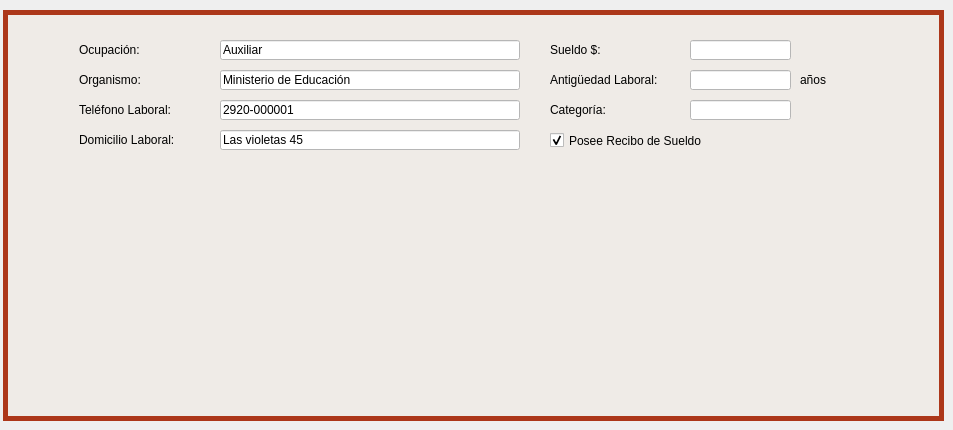
     <widget class="QWidget" name="tab_17">
      <attribute name="icon">
       <iconset>
        <normalon>Íconos/hombre-en-el-escritorio-de-la-oficina-con-un-ordenador.png</normalon>
       </iconset>
      </attribute>
      <attribute name="title">
       <string>Datos laborales</string>
      </attribute>
      <widget class="QLineEdit" name="lne_organismo_buscar">
       <property name="geometry">
        <rect>
         <x>220</x>
         <y>70</y>
         <width>300</width>
         <height>20</height>
        </rect>
       </property>
       <property name="styleSheet">
        <string notr="true">background-color: rgb(255, 255, 255);</string>
       </property>
       <property name="text">
        <string>Ministerio de Educación</string>
       </property>
      </widget>
      <widget class="QLineEdit" name="lne_ocupacion_buscar">
       <property name="geometry">
        <rect>
         <x>220</x>
         <y>40</y>
         <width>300</width>
         <height>20</height>
        </rect>
       </property>
       <property name="styleSheet">
        <string notr="true">background-color: rgb(255, 255, 255);
</string>
       </property>
       <property name="text">
        <string>Auxiliar</string>
       </property>
      </widget>
      <widget class="QLineEdit" name="lne_antiguedad_buscar">
       <property name="geometry">
        <rect>
         <x>690</x>
         <y>70</y>
         <width>101</width>
         <height>20</height>
        </rect>
       </property>
       <property name="styleSheet">
        <string notr="true">background-color: rgb(255, 255, 255);</string>
       </property>
       <property name="text">
        <string/>
       </property>
      </widget>
      <widget class="QLabel" name="label_136">
       <property name="geometry">
        <rect>
         <x>550</x>
         <y>40</y>
         <width>80</width>
         <height>20</height>
        </rect>
       </property>
       <property name="text">
        <string>Sueldo $:</string>
       </property>
      </widget>
      <widget class="QLabel" name="label_137">
       <property name="geometry">
        <rect>
         <x>79</x>
         <y>100</y>
         <width>141</width>
         <height>20</height>
        </rect>
       </property>
       <property name="text">
        <string>Teléfono Laboral:</string>
       </property>
      </widget>
      <widget class="QLineEdit" name="lne_domicilio_laboral_buscar">
       <property name="geometry">
        <rect>
         <x>220</x>
         <y>130</y>
         <width>300</width>
         <height>20</height>
        </rect>
       </property>
       <property name="styleSheet">
        <string notr="true">background-color: rgb(255, 255, 255);</string>
       </property>
       <property name="text">
        <string>Las violetas 45</string>
       </property>
      </widget>
      <widget class="QLineEdit" name="lne_telefono_laboral_buscar">
       <property name="geometry">
        <rect>
         <x>220</x>
         <y>100</y>
         <width>300</width>
         <height>20</height>
        </rect>
       </property>
       <property name="styleSheet">
        <string notr="true">background-color: rgb(255, 255, 255);</string>
       </property>
       <property name="text">
        <string>2920-000001</string>
       </property>
      </widget>
      <widget class="QLineEdit" name="lne_sueldo_buscar">
       <property name="geometry">
        <rect>
         <x>690</x>
         <y>40</y>
         <width>101</width>
         <height>20</height>
        </rect>
       </property>
       <property name="styleSheet">
        <string notr="true">background-color: rgb(255, 255, 255);</string>
       </property>
       <property name="text">
        <string/>
       </property>
      </widget>
      <widget class="QCheckBox" name="ckbx_recibo_sueldo_4">
       <property name="geometry">
        <rect>
         <x>550</x>
         <y>130</y>
         <width>211</width>
         <height>21</height>
        </rect>
       </property>
       <property name="text">
        <string>Posee Recibo de Sueldo</string>
       </property>
       <property name="checked">
        <bool>true</bool>
       </property>
      </widget>
      <widget class="QLabel" name="label_138">
       <property name="geometry">
        <rect>
         <x>79</x>
         <y>70</y>
         <width>80</width>
         <height>20</height>
        </rect>
       </property>
       <property name="text">
        <string>Organismo: </string>
       </property>
      </widget>
      <widget class="QLabel" name="label_139">
       <property name="geometry">
        <rect>
         <x>79</x>
         <y>40</y>
         <width>80</width>
         <height>20</height>
        </rect>
       </property>
       <property name="text">
        <string>Ocupación:</string>
       </property>
      </widget>
      <widget class="QLabel" name="label_140">
       <property name="geometry">
        <rect>
         <x>79</x>
         <y>130</y>
         <width>131</width>
         <height>20</height>
        </rect>
       </property>
       <property name="text">
        <string>Domicilio Laboral:</string>
       </property>
      </widget>
      <widget class="QLabel" name="label_141">
       <property name="geometry">
        <rect>
         <x>550</x>
         <y>70</y>
         <width>131</width>
         <height>20</height>
        </rect>
       </property>
       <property name="text">
        <string>Antigüedad Laboral:</string>
       </property>
      </widget>
      <widget class="QLabel" name="label_142">
       <property name="geometry">
        <rect>
         <x>800</x>
         <y>70</y>
         <width>41</width>
         <height>20</height>
        </rect>
       </property>
       <property name="text">
        <string>años</string>
       </property>
      </widget>
      <widget class="QLineEdit" name="lne_categoria_buscar">
       <property name="geometry">
        <rect>
         <x>690</x>
         <y>100</y>
         <width>101</width>
         <height>20</height>
        </rect>
       </property>
       <property name="styleSheet">
        <string notr="true">background-color: rgb(255, 255, 255);</string>
       </property>
       <property name="text">
        <string/>
       </property>
      </widget>
      <widget class="QLabel" name="label_143">
       <property name="geometry">
        <rect>
         <x>550</x>
         <y>100</y>
         <width>71</width>
         <height>20</height>
        </rect>
       </property>
       <property name="text">
        <string>Categoría: </string>
       </property>
      </widget>
      <widget class="QGroupBox" name="groupBox_2">
       <property name="geometry">
        <rect>
         <x>3</x>
         <y>10</y>
         <width>941</width>
         <height>411</height>
        </rect>
       </property>
       <property name="styleSheet">
        <string notr="true">QGroupBox{
background-color: rgb(239, 235, 231);
border-style: solid;
border-width: 5px;
border-color: rgb(172, 55, 26);
}

QLabel{
background-color: rgb(239, 235, 231);
}

QLineEdit{
background-color: rgb(255, 255, 255);
}

QTextEdit{
background-color: rgb(255, 255, 255);
}

QComboBox{
background-color: rgb(255, 255, 255);
}

QDateEdit{
background-color: rgb(255, 255, 255);
}

</string>
       </property>
       <property name="title">
        <string/>
       </property>
      </widget>
      <zorder>groupBox_2</zorder>
      <zorder>lne_organismo_buscar</zorder>
      <zorder>lne_ocupacion_buscar</zorder>
      <zorder>lne_antiguedad_buscar</zorder>
      <zorder>label_136</zorder>
      <zorder>label_137</zorder>
      <zorder>lne_domicilio_laboral_buscar</zorder>
      <zorder>lne_telefono_laboral_buscar</zorder>
      <zorder>lne_sueldo_buscar</zorder>
      <zorder>ckbx_recibo_sueldo_4</zorder>
      <zorder>label_138</zorder>
      <zorder>label_139</zorder>
      <zorder>label_140</zorder>
      <zorder>label_141</zorder>
      <zorder>label_142</zorder>
      <zorder>lne_categoria_buscar</zorder>
      <zorder>label_143</zorder>
     </widget>
